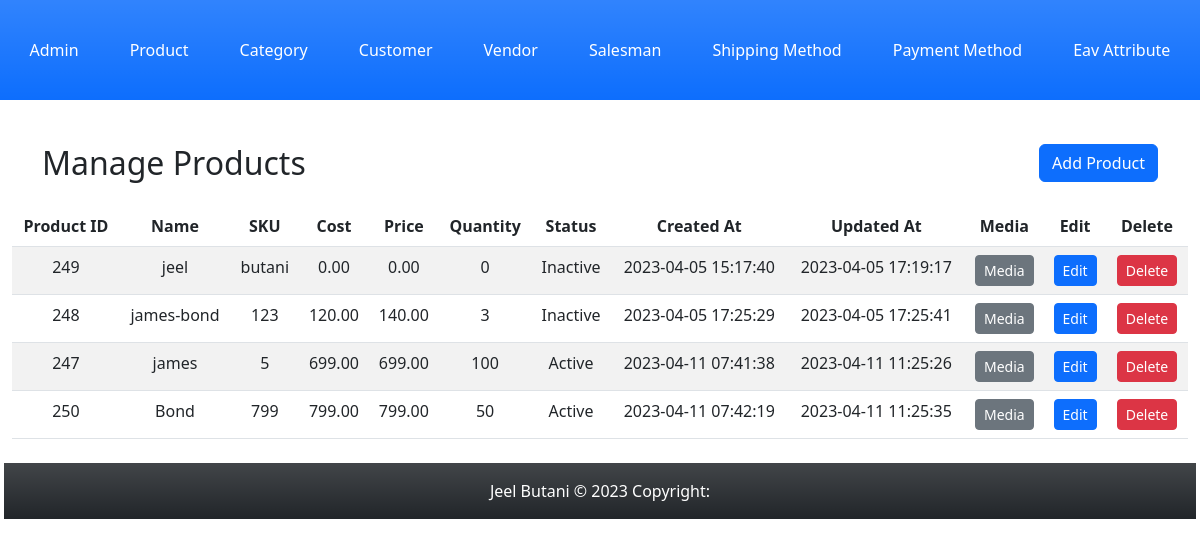
The app's page /index.php?c=product&a=grid with its own data.
### tables this page shows
CREATE TABLE `product` (
  `product_id` int(11) NOT NULL,
  `name` varchar(255) NOT NULL,
  `sku` varchar(50) NOT NULL,
  `cost` decimal(10,2) NOT NULL,
  `price` decimal(10,2) NOT NULL,
  `quantity` int(5) DEFAULT 100,
  `status` tinyint(4) NOT NULL,
  `created_at` datetime NOT NULL,
  `updated_at` datetime DEFAULT NULL
);

### Block/Core/Template.php (called while the page is built, shortened)
<?php
class Block_Core_Template extends Model_Core_View
{
	protected $children =  [];
	public function getChildren()
	{
		return $this->children;
	}
	public function addChild($key, $value)
	{
		$this->children[$key] = $value;
		return $this;
	}
}
?>

### Model/Core/View.php (called while the page is built, shortened)
<?php
class Model_Core_View
{
	protected $template = null;
	public function setTemplate($template)
	{
		$this->template = $template;
		return $this;
	}
	public function getTemplate()
	{
		return $this->template;
	}
	public function render()
	{
		require 'View' . DS . $this->getTemplate();
	}
	public function getUrl($action = null, $controller = null, $params = [], $resetParam = false)
	{
		return Ccc::getModel('Core_Url')->getUrl($action, $controller, $params, $resetParam);
	}
}
?>

### Controller/Product.php (called while the page is built, shortened)
<?php
class Controller_Product extends Controller_Core_Action
{
	public function gridAction()
	{
		try {
			$layout = $this->getLayout();
			$grid = $layout->createBlock('Product_Grid');
			$layout->addContent('grid', $grid);
			$layout->render();
		} catch (Exception $e) {
		}
	}
}
?>

### Controller/Core/Front.php (called while the page is built, shortened)
<?php
class Controller_Core_Front
{
	public function init()
	{
		$request = Ccc::getModel('Core_Request');
		$controller = new $controllerClassName();
		$actionName = $request->getActionName().'Action';
		$controller->$actionName();
	}
}
?>

### Index.php (called while the page is built, shortened)
<?php
spl_autoload_register(function ($className) {
    $classPath = str_replace('_', '/', $className);
});
class Ccc
{
	public static function init()
	{
		$front = new Controller_Core_Front();
		$front->init();
	}
	public static function getModel($className)
	{
		return new $className();
	}
}
Ccc::init();
?>

### Model/Core/Url.php (called while the page is built, shortened)
<?php
class Model_Core_Url
{
	public function getUrl($action = null, $controller = null, $params = [], $resetParam = false)
	{
		$request = Ccc::getModel('Core_Request');
		$final = $request->getParams();
		if ($resetParam) {
			$final = [];
		}
		if ($controller) {
			$final['c'] = $controller;
		}
		else {
			$final['c'] = $request->getControllerName();
		}
		if ($action) {
			$final['a'] = $action;
		}
		else {
			$final['a'] = $request->getActionName();
		}
		if ($params) {
			$final = array_merge($final, $params);
		}
		$queryString = http_build_query($final);
		$url = $_SERVER['REQUEST_SCHEME'] . "://" . $_SERVER['HTTP_HOST'] . $_SERVER['SCRIPT_NAME'] . "?" . $queryString;
		return $url;
	}
}
?>

### Model/Core/Request.php (called while the page is built, shortened)
<?php
class Model_Core_Request
{
	public function getParams($key=null, $value=null)
	{
		if ($key == null) {
			return $_GET;
		}
		if (array_key_exists($key, $_GET)) {
			return $_GET[$key];
		}
		return $value;
	}
	public function getActionName()
	{
		return $this->getParams('a', 'grid');
	}
	public function getControllerName()
	{
		return $this->getParams('c', 'admin');
	}
}
?>

### Model/Core/Table.php (called while the page is built, shortened)
<?php
class Model_Core_Table
{
	protected $data = [];
	protected $resource = null;
	public function setResourceClass($resourceClass)
	{
		return $this;
	}
	public function setResource($resource)
	{
		$this->resource = $resource;
		return $this;
	}
	public function getResource()
	{
		if ($this->resource) {
			return $this->resource;
		}
		$resource = new $this->resourceClass();
		return $resource;
	}
	public function setCollectionClass($collectionClass)
	{
		return $this;
	}
	public function setCollection($collection)
	{
		return $this;
	}
	public function getCollection()
	{
		$collection = new $this->collectionClass();
		return $collection;
	}
	public function __get($key)
	{
		if (array_key_exists($key, $this->data)) {
			return $this->data[$key];
		}
		return null;
	}
	public function setData($data)
	{
		$this->data = array_merge($this->data, $data);
		return $this;
	}
	public function fetchAll($query)
	{
		$result = $this->getResource()->fetchAll($query);
		$collection = $this->getCollection()->setData($result);
		return $collection;
	}
}
?>

### Block/Product/Grid.php (called while the page is built, shortened)
<?php
class Block_Product_Grid extends Block_Core_Template
{
	public function getProducts()
	{
		$query = "SELECT * FROM `product` ORDER BY `name` DESC;";
		$products =  Ccc::getModel('Product')->fetchAll($query);
		return $products->getData();
	}
}
?>

### Model/Core/Adapter.php (called while the page is built, shortened)
<?php
class Model_Core_Adapter
{
	public $config = [
		'host' => 'localhost',
		'username' => 'root',
		'password' => '',
		'dbname' => 'newmvc-jeel-butani'
	];
	public function connect(){
		$connect = mysqli_connect(
			$this->config['host'],
			$this->config['username'],
			$this->config['password'],
			$this->config['dbname']
		);
		return $connect;
	}
	public function fetchAll($query){
		$connect = $this->connect();
		$result = mysqli_query($connect, $query);
		if ($result->num_rows > 0) {
			return $result->fetch_all(MYSQLI_ASSOC);
		}
		return false;
	}
}
?>

### Model/Core/Table/Resource.php (called while the page is built, shortened)
<?php
class Model_Core_Table_Resource
{
	public function getAdapter()
	{
		$adapter = Ccc::getModel('Core_Adapter');
		return $adapter;
	}
	public function fetchAll($query)
	{
		return $this->getAdapter()->fetchAll($query);
	}
}
?>

### Model/Core/Table/Collection.php (called while the page is built, shortened)
<?php
class Model_Core_Table_Collection
{
	protected $data = [];
	public function setData($data)
	{
		$this->data = array_merge($this->data, $data);
		return $this;
	}
	public function getData()
	{
		return $this->data;
	}
}
?>

### Model/Product.php (called while the page is built, shortened)
<?php
class Model_Product extends Model_Core_Table
{
	public function getStatusOptions()
	{
		return [
			self::STATUS_ACTIVE => self::STATUS_ACTIVE_LBL,
			self::STATUS_INACTIVE => self::STATUS_INACTIVE_LBL
		];
	}
	public function getStatusText()
	{
		$statues = $this->getStatusOptions();
		if (array_key_exists($this->status, $statues)) {
			return $statues[$this->status];
		}
		return $statues[self::STATUS_DEFAULT];
	}
}
?>

### View/product/grid.phtml (the view)
<?php
$products = $this->getProducts();
?>
<div class="container">
	<div class="row mb-3">
		<div class="col-md-6">
			<h2>Manage Products</h2>
		</div>
		<div class="col-md-6 text-end">
			<a href="<?php echo $this->getUrl('add', null , [], true); ?>" class="btn btn-primary">Add Product</a>
		</div>
	</div>
</div>
<div class="row">
	<div class="col table-responsive">
		<?php if (!$products): ?>
			<div class="alert alert-warning" role="alert">
				No data found.
			</div>
		<?php else: ?>
			<table class="table table-striped table-hover text-center">
				<thead>
					<tr class="bg-primary bg-gradient">
						<th>Product ID</th>
						<th>Name</th>
						<th>SKU</th>
						<th>Cost</th>
						<th>Price</th>
						<th>Quantity</th>
						<th>Status</th>
						<th>Created At</th>
						<th>Updated At</th>
						<th>Media</th>
						<th>Edit</th>
						<th>Delete</th>
					</tr>
				</thead>
				<tbody>
					<?php foreach ($products as $product) : ?>
						<tr>
							<td><?php echo $product->product_id; ?></td>
							<td><?php echo $product->name; ?></td>
							<td><?php echo $product->sku; ?></td>
							<td><?php echo $product->cost; ?></td>
							<td><?php echo $product->price; ?></td>
							<td><?php echo $product->quantity; ?></td>
							<td><?php echo $product->getStatusText(); ?></td>
							<td><?php echo $product->created_at; ?></td>
							<td><?php echo $product->updated_at; ?></td>
							<td><a href="<?php echo $this->getUrl(null, 'product_media', ['id'=> $product->product_id], true);?>" class="btn btn-sm btn-secondary">Media</a></td>
							<td><a href="<?php echo $this->getUrl('edit', null, ['id'=> $product->product_id], true);?>" class="btn btn-sm btn-primary">Edit</a></td>
							<td><a href="<?php echo $this->getUrl('delete', null, ['id'=> $product->product_id], true);?>" class="btn btn-sm btn-danger">Delete</a></td>
						</tr>
					<?php endforeach; ?>
				<?php endif; ?>
			</tbody>
		</table>
	</div>
</div>

### View/html/content.phtml
<?php
$children = $this->getChildren();
foreach ($children as $child) {
	$child->render();
}
?>

### records on screen
product: product_id "249", name "jeel", sku "butani", cost "0.00", price "0.00", quantity "0", status "Inactive", created_at "2023-04-05 15:17:40", updated_at "2023-04-05 17:19:17"
product: product_id "248", name "james-bond", sku "123", cost "120.00", price "140.00", quantity "3", status "Inactive", created_at "2023-04-05 17:25:29", updated_at "2023-04-05 17:25:41"
product: product_id "247", name "james", sku "5", cost "699.00", price "699.00", quantity "100", status "Active", created_at "2023-04-11 07:41:38", updated_at "2023-04-11 11:25:26"
product: product_id "250", name "Bond", sku "799", cost "799.00", price "799.00", quantity "50", status "Active", created_at "2023-04-11 07:42:19", updated_at "2023-04-11 11:25:35"
